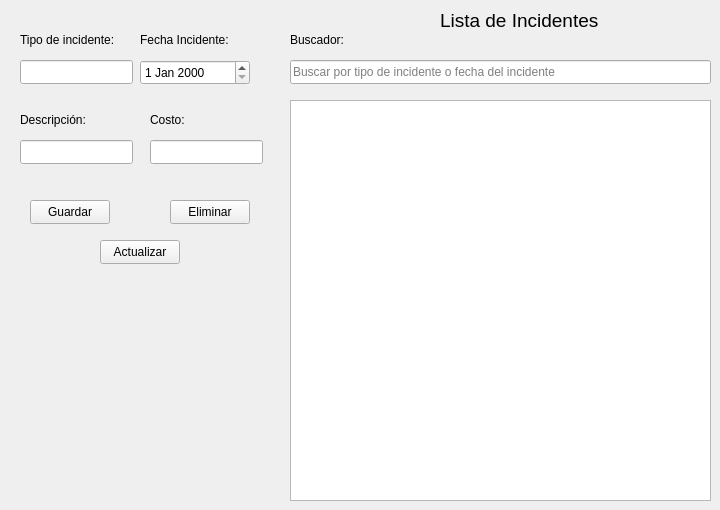
        <widget class="QWidget" name="Incidentes">
         <attribute name="title">
          <string>Incidentes</string>
         </attribute>
         <widget class="QTableWidget" name="tblIncidentes">
          <property name="geometry">
           <rect>
            <x>290</x>
            <y>100</y>
            <width>421</width>
            <height>401</height>
           </rect>
          </property>
         </widget>
         <widget class="QLabel" name="lblBuscadorIncidente">
          <property name="geometry">
           <rect>
            <x>290</x>
            <y>20</y>
            <width>75</width>
            <height>40</height>
           </rect>
          </property>
          <property name="text">
           <string>Buscador:</string>
          </property>
         </widget>
         <widget class="QLabel" name="lblListaIncidentes">
          <property name="geometry">
           <rect>
            <x>440</x>
            <y>0</y>
            <width>161</width>
            <height>41</height>
           </rect>
          </property>
          <property name="font">
           <font>
            <pointsize>14</pointsize>
           </font>
          </property>
          <property name="text">
           <string>Lista de Incidentes</string>
          </property>
         </widget>
         <widget class="QPushButton" name="btnEliminarIncidente">
          <property name="geometry">
           <rect>
            <x>170</x>
            <y>200</y>
            <width>80</width>
            <height>24</height>
           </rect>
          </property>
          <property name="text">
           <string>Eliminar</string>
          </property>
         </widget>
         <widget class="QLabel" name="lblTipoIncidente">
          <property name="geometry">
           <rect>
            <x>20</x>
            <y>20</y>
            <width>101</width>
            <height>40</height>
           </rect>
          </property>
          <property name="text">
           <string>Tipo de incidente:</string>
          </property>
         </widget>
         <widget class="QPushButton" name="btnActualizarIncidente">
          <property name="geometry">
           <rect>
            <x>100</x>
            <y>240</y>
            <width>80</width>
            <height>24</height>
           </rect>
          </property>
          <property name="text">
           <string>Actualizar</string>
          </property>
         </widget>
         <widget class="QLineEdit" name="txtBuscadorIncidente">
          <property name="geometry">
           <rect>
            <x>290</x>
            <y>60</y>
            <width>421</width>
            <height>24</height>
           </rect>
          </property>
          <property name="placeholderText">
           <string>Buscar por tipo de incidente o fecha del incidente</string>
          </property>
         </widget>
         <widget class="QLabel" name="lblFechaIncidente">
          <property name="geometry">
           <rect>
            <x>140</x>
            <y>20</y>
            <width>91</width>
            <height>40</height>
           </rect>
          </property>
          <property name="text">
           <string>Fecha Incidente:</string>
          </property>
         </widget>
         <widget class="QPushButton" name="btnGuardarIncidente">
          <property name="geometry">
           <rect>
            <x>30</x>
            <y>200</y>
            <width>80</width>
            <height>24</height>
           </rect>
          </property>
          <property name="text">
           <string>Guardar</string>
          </property>
         </widget>
         <widget class="QDateEdit" name="dteFechaIncidente">
          <property name="geometry">
           <rect>
            <x>140</x>
            <y>60</y>
            <width>110</width>
            <height>25</height>
           </rect>
          </property>
         </widget>
         <widget class="QLabel" name="lblDescripcionIncidente">
          <property name="geometry">
           <rect>
            <x>20</x>
            <y>100</y>
            <width>101</width>
            <height>40</height>
           </rect>
          </property>
          <property name="text">
           <string>Descripción:</string>
          </property>
         </widget>
         <widget class="QLineEdit" name="txtTipoIncidente">
          <property name="geometry">
           <rect>
            <x>20</x>
            <y>60</y>
            <width>113</width>
            <height>24</height>
           </rect>
          </property>
         </widget>
         <widget class="QLineEdit" name="txtDescripcionIncidente">
          <property name="geometry">
           <rect>
            <x>20</x>
            <y>140</y>
            <width>113</width>
            <height>24</height>
           </rect>
          </property>
         </widget>
         <widget class="QLineEdit" name="txtCostoIncidente">
          <property name="geometry">
           <rect>
            <x>150</x>
            <y>140</y>
            <width>113</width>
            <height>24</height>
           </rect>
          </property>
         </widget>
         <widget class="QLabel" name="lblCostoIncidente">
          <property name="geometry">
           <rect>
            <x>150</x>
            <y>100</y>
            <width>101</width>
            <height>40</height>
           </rect>
          </property>
          <property name="text">
           <string>Costo:</string>
          </property>
         </widget>
        </widget>
